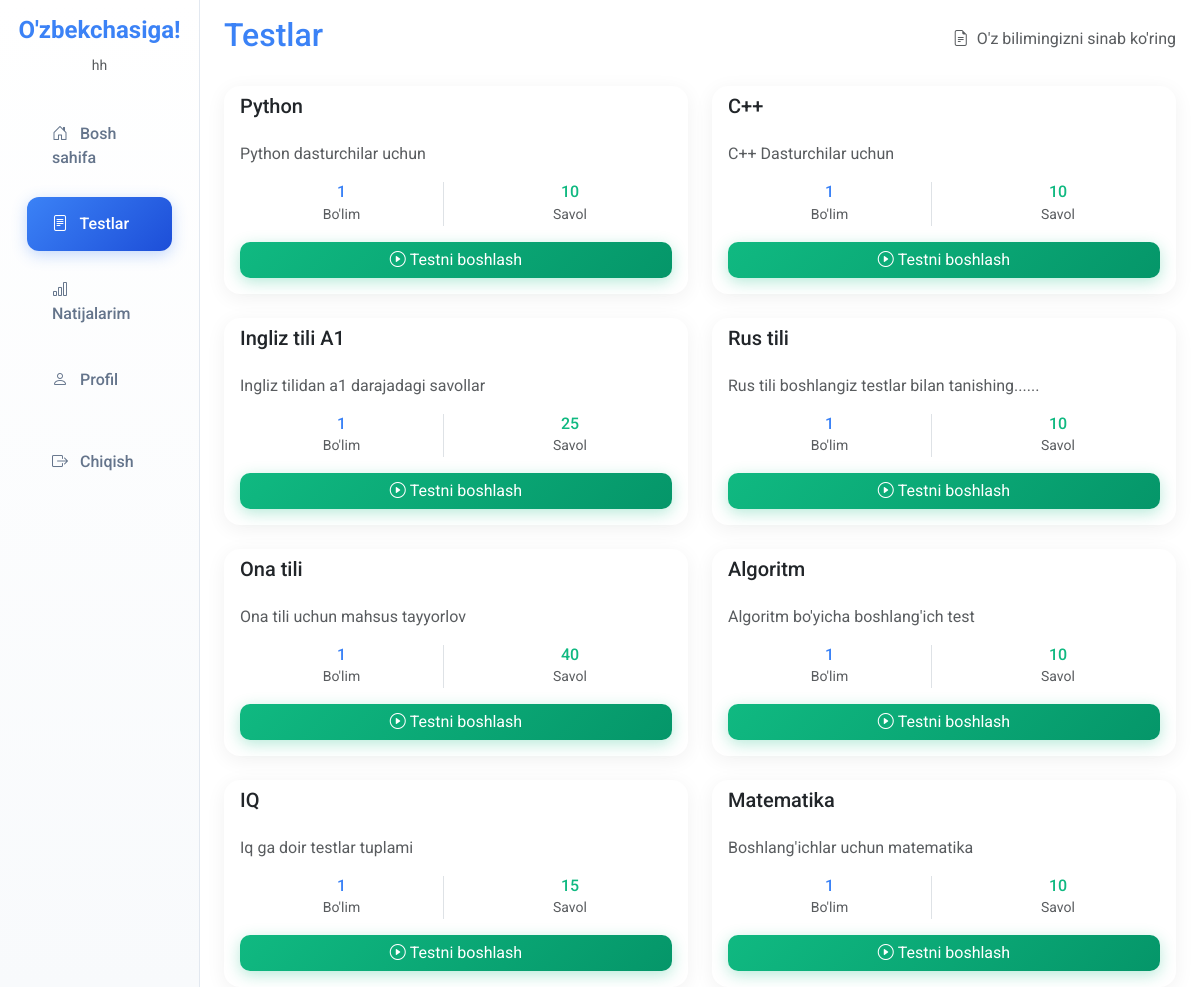
The app's page /tests/ (signed in) with its own data.
### TestApp/models.py (models this page shows, shortened)
class TestModule(models.Model):
    title = models.CharField(max_length=150)  # test nomi
    description = models.TextField(blank=True)
    total_questions = models.IntegerField(default=10)
    max_score = models.FloatField(default=100)
    created_at = models.DateTimeField(auto_now_add=True)

### TestApp/views.py (the view)
# urls.py: path("tests/", views.tests, name = "tests"),
def tests(request):
    user_id = request.session.get("user_id")
    if not user_id:
        return redirect("TestApp:signup")
    user = Person.objects.get(id = user_id)
    user = Person.objects.all()
    modules = TestModule.objects.all()
    context = {"modules":modules, "user":user,}
    return render(request, "tests.html", context)

### TestApp/templates/tests.html (shortened to what this page needs)
{% load static %}
<!DOCTYPE html>
<html lang="uz">
<head>
    <link href="https://cdn.jsdelivr.net/npm/bootstrap@5.3.0/dist/css/bootstrap.min.css" rel="stylesheet">
    <link href="https://cdn.jsdelivr.net/npm/bootstrap-icons@1.10.0/font/bootstrap-icons.css" rel="stylesheet">
   <link rel="stylesheet" href="{% static 'css/tests.css' %}">
</head>
<body>
    <div class="container-fluid">
        <div class="row">
            <nav class="col-md-3 col-lg-2 d-md-block sidebar collapse">
                <div class="position-sticky pt-3">
                    <div class="text-center mb-4">
                        <h4 class="text-primary fw-bold">O'zbekchasiga!</h4>
                        <small class="text-muted">{{user.shior}}hh</small>
                    </div>
                    <ul class="nav flex-column">
                        <li class="nav-item">
                            <a class="nav-link" href="{% url 'TestApp:dashboard' %}">
                                <i class="bi bi-house-door me-2"></i>
                                Bosh sahifa
                            </a>
                        </li>
                        <li class="nav-item">
                            <a class="nav-link active" href="{% url 'TestApp:tests' %}">
                                <i class="bi bi-file-text me-2"></i>
                                Testlar
                            </a>
                        </li>
                        <li class="nav-item">
                            <a class="nav-link" href="{% url 'TestApp:my_result' %}">
                                <i class="bi bi-bar-chart me-2"></i>
                                Natijalarim
                            </a>
                        </li>
                        <li class="nav-item">
                            <a class="nav-link" href="{% url 'TestApp:profile' %}">
                                <i class="bi bi-person me-2"></i>
                                Profil
                            </a>
                        </li>
                                                <li class="nav-item mt-3">
                            <a class="nav-link" href="{% url 'TestApp:logout' %}">
                                <i class="bi bi-box-arrow-right me-2"></i>
                                Chiqish
                            </a>
                        </li>
                    </ul>
                </div>
            </nav>
            <main class="col-md-9 ms-sm-auto col-lg-10 px-md-4 main-content">
                <div class="d-flex justify-content-between flex-wrap flex-md-nowrap align-items-center pt-3 pb-2 mb-3">
                    <h1 class="h2 text-primary">Testlar</h1>
                    <div class="text-muted">
                        <i class="bi bi-file-earmark-text me-1"></i>
                        O'z bilimingizni sinab ko'ring
                    </div>
                </div>
                    <div class="row g-4">
                        {% for module in modules %}
                        <div class="col-lg-6">
                            <div class="card test-card border-0 h-100">
                                <div class="card-header bg-transparent border-0 d-flex justify-content-between align-items-center">
                                    <h5 class="mb-0">{{module.title}}</h5>
                                                                    </div>
                                <div class="card-body">
                                    <p class="text-muted mb-3">{{module.description}}</p>
                                    <div class="row text-center mb-3">
                                        <div class="col-6">
                                            <div class="border-end">
                                                <h6 class="text-primary mb-0">1</h6>
                                                <small class="text-muted">Bo'lim</small>
                                            </div>
                                        </div>
                                        <div class="col-6">
                                            <h6 class="text-success mb-0">{{module.total_questions}}</h6>
                                            <small class="text-muted">Savol</small>
                                        </div>
                                    </div>
                                                                            <div class="d-grid">
                                            <a href="{% url 'TestApp:start_test' module.id %}" class="btn btn-success">
                                                <i class="bi bi-play-circle me-1"></i>Testni boshlash
                                            </a>
                                        </div>
                                                                    </div>
                            </div>
                        </div>
                        {% endfor %}
                    </div>
                            </main>
                    </div>
    </div>
</body>
</html>

### static/css/tests.css (style rules this page uses)
body { font-family: 'Roboto', sans-serif; background: linear-gradient(135deg, #f8fafc 0%, #e2e8f0 100%); min-height: 100vh; }
.sidebar { background: linear-gradient(180deg, #ffffff 0%, #f8fafc 100%); min-height: 100vh; box-shadow: 0 0 30px rgba(0,0,0,0.08); border-right: 1px solid #e2e8f0; }
.sidebar .nav-link { color: #64748b; padding: 15px 25px; border-radius: 12px; margin: 6px 15px; transition: all 0.3s ease; font-weight: 500; }
.sidebar .nav-link.active { background: linear-gradient(135deg, #3b82f6 0%, #1d4ed8 100%); color: white; box-shadow: 0 4px 15px rgba(59, 130, 246, 0.3); }
.main-content { background-color: #ffffff; min-height: 100vh; }
.test-card { background: #ffffff; border: 1px solid #e2e8f0; border-radius: 16px; transition: all 0.3s ease; box-shadow: 0 4px 20px rgba(0,0,0,0.06); }
.btn-success { background: linear-gradient(135deg, #10b981 0%, #059669 100%); border: none; border-radius: 10px; box-shadow: 0 4px 15px rgba(16, 185, 129, 0.3); }
.text-primary { color: #3b82f6 !important; }
.text-success { color: #10b981 !important; }

### records on screen
TestModule: title "Python", description "Python dasturchilar uchun", total_questions "10"
TestModule: title "C++", description "C++ Dasturchilar uchun", total_questions "10"
TestModule: title "Ingliz tili A1", description "Ingliz tilidan a1 darajadagi savollar", total_questions "25"
TestModule: title "Rus tili", description "Rus tili boshlangiz testlar bilan tanishing......", total_questions "10"
TestModule: title "Ona tili", description "Ona tili uchun mahsus tayyorlov", total_questions "40"
TestModule: title "Algoritm", description "Algoritm bo'yicha boshlang'ich test", total_questions "10"
TestModule: title "IQ", description "Iq ga doir testlar tuplami", total_questions "15"
TestModule: title "Matematika", description "Boshlang'ichlar uchun matematika", total_questions "10"
